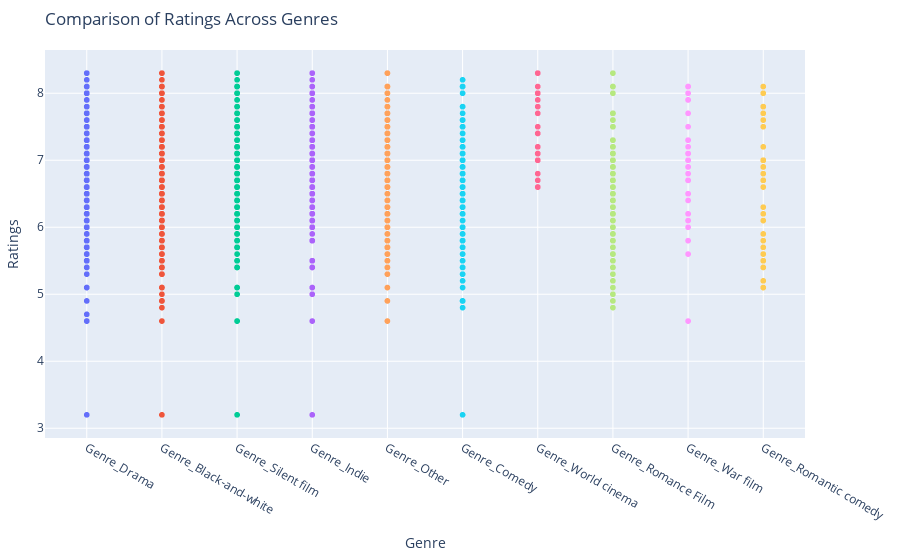

Notebook cell for this chart:
### Code cell
# Silent films compose the major part of this period. However, with the thanks to the apparition of the 
# first "talkies" and sound in cinema, there is the emergence of established genres like Drama, comedy 
# or musical.
# The World Cinema genre is highly rated during 1915-1930 due to groundbreaking innovations and especially 
# the rise of talkies, which transformed storytelling, and the emergence of unique cinematic styles.
print("Top 10 most frequent genres in the 30 highest-rated movies :")
top = top_10_(df_period0,'Genre_')
display(top)

df = df_period0[[x for x in top.index.to_list()]+['averageRating']]
# Melt the dataset to a long format for easier visualization
df_long = df.melt(id_vars=['averageRating'], 
                  value_vars=[x for x in top.index.to_list()], 
                  var_name="Genre", 
                  value_name="Belongs_To_Genre")

# Filter only rows where the movie belongs to a genre (value == 1)
df_long = df_long[df_long["Belongs_To_Genre"] == True]

# Create the scatter plot
fig = px.scatter( df_long, x="Genre", y="averageRating", color="Genre", title="Comparison of Ratings Across Genres", labels={"averageRating": "Ratings", "Genre": "Genre"}, hover_data=["averageRating"] )

# Update layout for better aesthetics
fig.update_layout(showlegend=False, margin=dict(t=50, l=25, r=25, b=25))
fig.show()

### Figure 1 — Plotly figure (JSON) as saved in the notebook; plotly's stock layout.template omitted (floating-point values rounded to 4 significant figures; data arrays with more than 128 entries replaced by an {"elided": "..."} marker saying what was removed)
{"data": [{"hovertemplate": "Genre=%{x}<br>Ratings=%{y}<extra></extra>", "legendgroup": "Genre_Drama", "marker": {"color": "#636efa", "symbol": "circle"}, "mode": "markers", "name": "Genre_Drama", "showlegend": true, "type": "scattergl", "x": {"elided": "331 str values"}, "xaxis": "x", "y": {"elided": "331 float values"}, "yaxis": "y"}, {"hovertemplate": "Genre=%{x}<br>Ratings=%{y}<extra></extra>", "legendgroup": "Genre_Black-and-white", "marker": {"color": "#EF553B", "symbol": "circle"}, "mode": "markers", "name": "Genre_Black-and-white", "showlegend": true, "type": "scattergl", "x": {"elided": "408 str values"}, "xaxis": "x", "y": {"elided": "408 float values"}, "yaxis": "y"}, {"hovertemplate": "Genre=%{x}<br>Ratings=%{y}<extra></extra>", "legendgroup": "Genre_Silent film", "marker": {"color": "#00cc96", "symbol": "circle"}, "mode": "markers", "name": "Genre_Silent film", "showlegend": true, "type": "scattergl", "x": {"elided": "375 str values"}, "xaxis": "x", "y": {"elided": "375 float values"}, "yaxis": "y"}, {"hovertemplate": "Genre=%{x}<br>Ratings=%{y}<extra></extra>", "legendgroup": "Genre_Indie", "marker": {"color": "#ab63fa", "symbol": "circle"}, "mode": "markers", "name": "Genre_Indie", "showlegend": true, "type": "scattergl", "x": {"elided": "218 str values"}, "xaxis": "x", "y": {"elided": "218 float values"}, "yaxis": "y"}, {"hovertemplate": "Genre=%{x}<br>Ratings=%{y}<extra></extra>", "legendgroup": "Genre_Other", "marker": {"color": "#FFA15A", "symbol": "circle"}, "mode": "markers", "name": "Genre_Other", "showlegend": true, "type": "scattergl", "x": {"elided": "166 str values"}, "xaxis": "x", "y": {"elided": "166 float values"}, "yaxis": "y"}, {"hovertemplate": "Genre=%{x}<br>Ratings=%{y}<extra></extra>", "legendgroup": "Genre_Comedy", "marker": {"color": "#19d3f3", "symbol": "circle"}, "mode": "markers", "name": "Genre_Comedy", "showlegend": true, "type": "scattergl", "x": {"elided": "134 str values"}, "xaxis": "x", "y": {"elided": "134 float values"}, "yaxis": "y"}, {"hovertemplate": "Genre=%{x}<br>Ratings=%{y}<extra></extra>", "legendgroup": "Genre_World cinema", "marker": {"color": "#FF6692", "symbol": "circle"}, "mode": "markers", "name": "Genre_World cinema", "showlegend": true, "type": "scattergl", "x": ["Genre_World cinema", "Genre_World cinema", "Genre_World cinema", "Genre_World cinema", "Genre_World cinema", "Genre_World cinema", "Genre_World cinema", "Genre_World cinema", "Genre_World cinema", "Genre_World cinema", "Genre_World cinema", "Genre_World cinema", "Genre_World cinema", "Genre_World cinema", "Genre_World cinema", "Genre_World cinema", "Genre_World cinema", "Genre_World cinema", "Genre_World cinema", "Genre_World cinema", "Genre_World cinema", "Genre_World cinema", "Genre_World cinema", "Genre_World cinema", "Genre_World cinema", "Genre_World cinema", "Genre_World cinema", "Genre_World cinema"], "xaxis": "x", "y": [8, 8.3, 7.9, 8, 8.3, 8.1, 7.7, 7.2, 7.1, 7.1, 6.6, 7.1, 7.8, 6.7, 6.6, 6.6, 6.6, 7.5, 8, 7.1, 7.4, 7, 7, 7, 7.1, 6.8, 7.2, 7.4], "yaxis": "y"}, {"hovertemplate": "Genre=%{x}<br>Ratings=%{y}<extra></extra>", "legendgroup": "Genre_Romance Film", "marker": {"color": "#B6E880", "symbol": "circle"}, "mode": "markers", "name": "Genre_Romance Film", "showlegend": true, "type": "scattergl", "x": ["Genre_Romance Film", "Genre_Romance Film", "Genre_Romance Film", "Genre_Romance Film", "Genre_Romance Film", "Genre_Romance Film", "Genre_Romance Film", "Genre_Romance Film", "Genre_Romance Film", "Genre_Romance Film", "Genre_Romance Film", "Genre_Romance Film", "Genre_Romance Film", "Genre_Romance Film", "Genre_Romance Film", "Genre_Romance Film", "Genre_Romance Film", "Genre_Romance Film", "Genre_Romance Film", "Genre_Romance Film", "Genre_Romance Film", "Genre_Romance Film", "Genre_Romance Film", "Genre_Romance Film", "Genre_Romance Film", "Genre_Romance Film", "Genre_Romance Film", "Genre_Romance Film", "Genre_Romance Film", "Genre_Romance Film", "Genre_Romance Film", "Genre_Romance Film", "Genre_Romance Film", "Genre_Romance Film", "Genre_Romance Film", "Genre_Romance Film", "Genre_Romance Film", "Genre_Romance Film", "Genre_Romance Film", "Genre_Romance Film", "Genre_Romance Film", "Genre_Romance Film", "Genre_Romance Film", "Genre_Romance Film", "Genre_Romance Film", "Genre_Romance Film", "Genre_Romance Film", "Genre_Romance Film", "Genre_Romance Film", "Genre_Romance Film", "Genre_Romance Film", "Genre_Romance Film", "Genre_Romance Film", "Genre_Romance Film", "Genre_Romance Film", "Genre_Romance Film", "Genre_Romance Film", "Genre_Romance Film", "Genre_Romance Film", "Genre_Romance Film", "Genre_Romance Film", "Genre_Romance Film", "Genre_Romance Film", "Genre_Romance Film", "Genre_Romance Film", "Genre_Romance Film", "Genre_Romance Film", "Genre_Romance Film", "Genre_Romance Film", "Genre_Romance Film", "Genre_Romance Film", "Genre_Romance Film", "Genre_Romance Film", "Genre_Romance Film", "Genre_Romance Film", "Genre_Romance Film", "Genre_Romance Film", "Genre_Romance Film", "Genre_Romance Film", "Genre_Romance Film", "Genre_Romance Film", "Genre_Romance Film", "Genre_Romance Film", "Genre_Romance Film", "Genre_Romance Film", "Genre_Romance Film", "Genre_Romance Film", "Genre_Romance Film", "Genre_Romance Film", "Genre_Romance Film", "Genre_Romance Film", "Genre_Romance Film", "Genre_Romance Film", "Genre_Romance Film", "Genre_Romance Film", "Genre_Romance Film", "Genre_Romance Film", "Genre_Romance Film", "Genre_Romance Film", "Genre_Romance Film", "Genre_Romance Film", "Genre_Romance Film", "Genre_Romance Film", "Genre_Romance Film", "Genre_Romance Film", "Genre_Romance Film", "Genre_Romance Film", "Genre_Romance Film", "Genre_Romance Film", "Genre_Romance Film", "Genre_Romance Film", "Genre_Romance Film", "Genre_Romance Film", "Genre_Romance Film", "Genre_Romance Film", "Genre_Romance Film", "Genre_Romance Film", "Genre_Romance Film", "Genre_Romance Film", "Genre_Romance Film", "Genre_Romance Film", "Genre_Romance Film", "Genre_Romance Film", "Genre_Romance Film", "Genre_Romance Film", "Genre_Romance Film", "Genre_Romance Film", "Genre_Romance Film"], "xaxis": "x", "y": [8.3, 7.5, 5.6, 6.7, 7, 8.1, 7.2, 7, 8.1, 7.7, 8.1, 5.6, 5.5, 6.4, 7.3, 7.2, 5.9, 5.8, 6.3, 7.2, 7.7, 7.2, 5.8, 7.1, 7, 4.9, 7, 6.2, 6.3, 6.6, 6.1, 7.1, 7.1, 7, 5.9, 7.6, 6.2, 7.7, 7.1, 7.1, 6.7, 6.6, 5.4, 5.4, 7.3, 6.4, 7.6, 6, 5.6, 6.7, 6.3, 6, 6.5, 8, 6.7, 6.3, 6.7, 7.1, 6.6, 6.1, 6.8, 7.5, 7, 6, 7.7, 5.7, 6.9, 6.5, 7.3, 6.2, 6.9, 6, 6.2, 5.1, 6.2, 6.7, 6.9, 7.7, 6.6, 6.5, 5.9, 6.5, 6.9, 6.4, 6.6, 6.2, 6.2, 6.7, 6.6, 6.4, 6.9, 6.3, 6.7, 6.2, 7.5, 6.4, 6.6, 6.2, 6.3, 6.4, 6.8, 6.9, 6.4, 5.5, 7, 7.2, 5.8, 6.7, 5.8, 6.8, 4.8, 6.7, 5.2, 7.1, 6.9, 6.6, 5.4, 5.7, 6.5, 6.7, 6.5, 6.8, 5.8, 5.3, 6.1, 6.5, 6.2, 5], "yaxis": "y"}, {"hovertemplate": "Genre=%{x}<br>Ratings=%{y}<extra></extra>", "legendgroup": "Genre_War film", "marker": {"color": "#FF97FF", "symbol": "circle"}, "mode": "markers", "name": "Genre_War film", "showlegend": true, "type": "scattergl", "x": ["Genre_War film", "Genre_War film", "Genre_War film", "Genre_War film", "Genre_War film", "Genre_War film", "Genre_War film", "Genre_War film", "Genre_War film", "Genre_War film", "Genre_War film", "Genre_War film", "Genre_War film", "Genre_War film", "Genre_War film", "Genre_War film", "Genre_War film", "Genre_War film", "Genre_War film", "Genre_War film", "Genre_War film", "Genre_War film", "Genre_War film", "Genre_War film", "Genre_War film", "Genre_War film", "Genre_War film", "Genre_War film", "Genre_War film", "Genre_War film", "Genre_War film", "Genre_War film", "Genre_War film", "Genre_War film"], "xaxis": "x", "y": [6.1, 7.5, 8.1, 7.9, 6.7, 7.9, 5.6, 8.1, 8, 7.1, 7.3, 7.1, 7.3, 6.5, 8.1, 7, 7.1, 7.2, 7.7, 6, 6.9, 6.1, 4.6, 7, 6.9, 6.2, 6.7, 6.5, 6.4, 7, 6.8, 6.7, 5.8, 6.2], "yaxis": "y"}, {"hovertemplate": "Genre=%{x}<br>Ratings=%{y}<extra></extra>", "legendgroup": "Genre_Romantic comedy", "marker": {"color": "#FECB52", "symbol": "circle"}, "mode": "markers", "name": "Genre_Romantic comedy", "showlegend": true, "type": "scattergl", "x": ["Genre_Romantic comedy", "Genre_Romantic comedy", "Genre_Romantic comedy", "Genre_Romantic comedy", "Genre_Romantic comedy", "Genre_Romantic comedy", "Genre_Romantic comedy", "Genre_Romantic comedy", "Genre_Romantic comedy", "Genre_Romantic comedy", "Genre_Romantic comedy", "Genre_Romantic comedy", "Genre_Romantic comedy", "Genre_Romantic comedy", "Genre_Romantic comedy", "Genre_Romantic comedy", "Genre_Romantic comedy", "Genre_Romantic comedy", "Genre_Romantic comedy", "Genre_Romantic comedy", "Genre_Romantic comedy", "Genre_Romantic comedy", "Genre_Romantic comedy", "Genre_Romantic comedy", "Genre_Romantic comedy", "Genre_Romantic comedy", "Genre_Romantic comedy", "Genre_Romantic comedy", "Genre_Romantic comedy", "Genre_Romantic comedy", "Genre_Romantic comedy", "Genre_Romantic comedy"], "xaxis": "x", "y": [7, 8.1, 5.6, 5.5, 7.2, 5.9, 7.8, 7.7, 7.6, 6.9, 7, 8, 7.8, 7, 6.9, 7, 5.7, 6.2, 5.4, 6.8, 5.1, 6.7, 6.6, 6.3, 6.7, 7.5, 6.1, 5.5, 5.2, 5.4, 5.1, 5.8], "yaxis": "y"}], "layout": {"autosize": true, "legend": {"title": {"text": "Genre"}, "tracegroupgap": 0}, "margin": {"b": 25, "l": 25, "r": 25, "t": 50}, "showlegend": false, "title": {"text": "Comparison of Ratings Across Genres"}, "xaxis": {"anchor": "y", "autorange": true, "categoryarray": ["Genre_Drama", "Genre_Black-and-white", "Genre_Silent film", "Genre_Indie", "Genre_Other", "Genre_Comedy", "Genre_World cinema", "Genre_Romance Film", "Genre_War film", "Genre_Romantic comedy"], "categoryorder": "array", "domain": [0, 1], "range": [-0.5602, 9.56], "title": {"text": "Genre"}, "type": "category"}, "yaxis": {"anchor": "x", "autorange": true, "domain": [0, 1], "range": [2.781, 8.719], "title": {"text": "Ratings"}, "type": "linear"}}}
